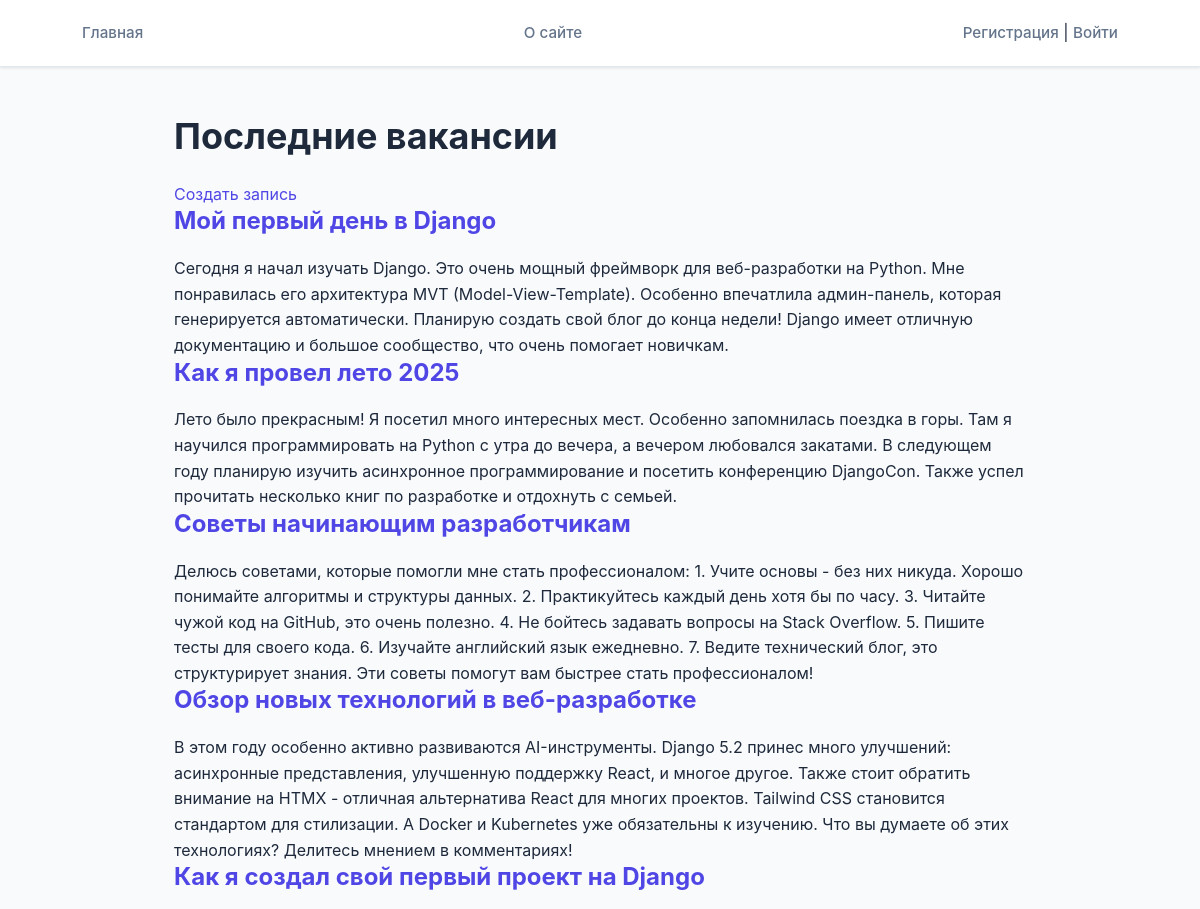
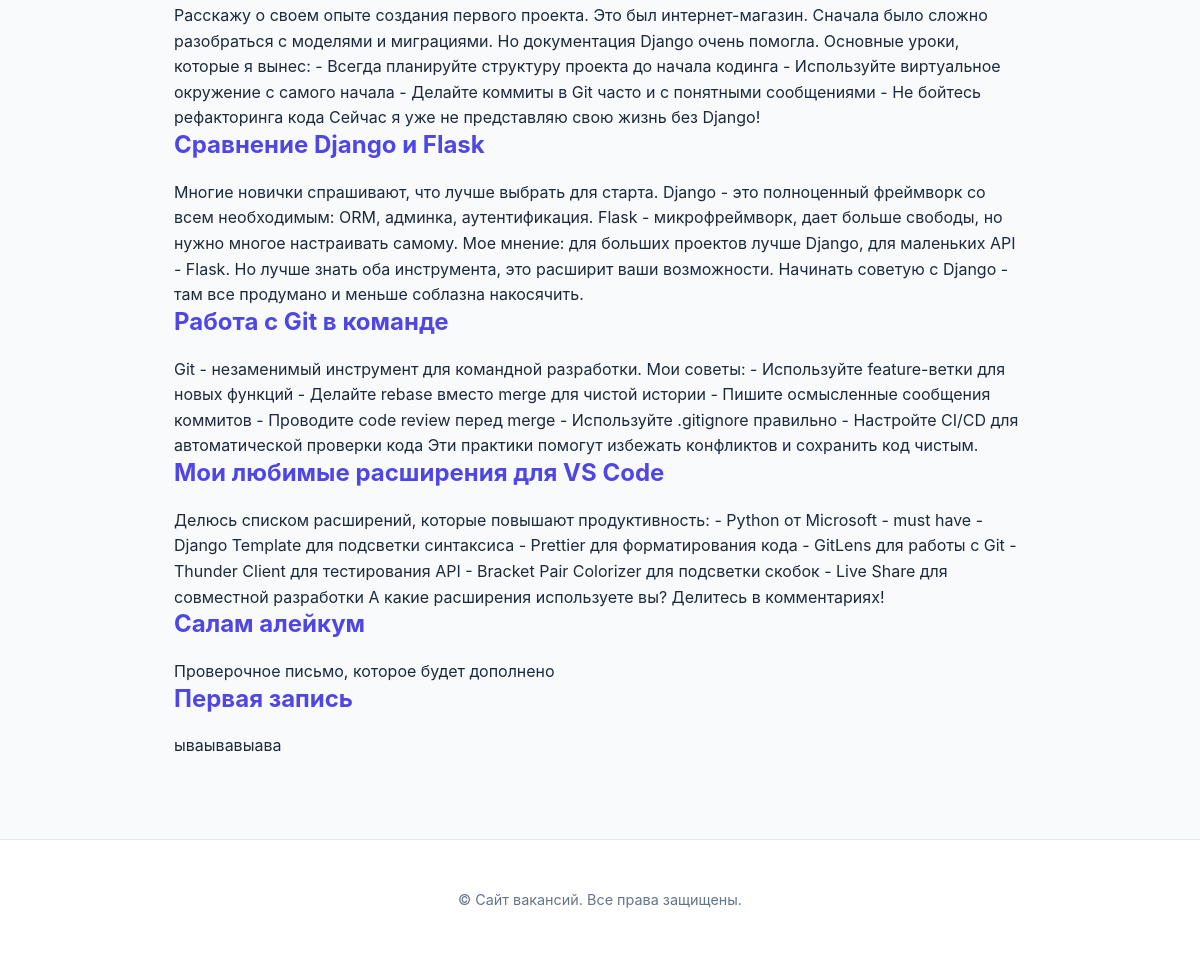
The page / on the database its author committed (2 pictures, top to bottom).
### core/models.py (models this page shows, shortened)
class Post(models.Model):
    class Status(models.IntegerChoices):
        DRAFT = 0, 'Черновик'
        PUBLISHED = 1, 'Опубликовано'
    title = models.CharField(max_length=200)
    content = models.TextField()
    status = models.IntegerField(choices=Status.choices, default=Status.DRAFT)
    author = models.ForeignKey("CustomUser", on_delete=models.CASCADE, related_name='posts')
    created_at = models.DateTimeField(auto_now_add=True)
    slug = models.SlugField(unique=True, blank=True)

### core/views.py (the view)
# urls.py: path("", views.PostListView.as_view(), name="home"),
class PostListView(ListView):
    model = Post
    template_name = "core/index.html"
    context_object_name = "posts"
    ordering = ["-created_at"]
    def get_queryset(self):
        return Post.objects.filter(status=Post.Status.PUBLISHED)

### core/context_processors.py (called while the page is built)
def header_context(request):
    menu = [
        {"title": "Главная", "url_name": "home"},
        {"title": "О сайте", "url_name": "about"},
    ]
    return {"menu": menu}

def this_year(request):
    return {"year": datetime.now().year}

### core/templates/core/index.html
{% extends "base.html" %}
{% block content %}
    <div>
        <h1>Последние вакансии</h1>
        <p><a href="{% url 'post_create' %}">Создать запись</a></p>
        <div class="posts">
            {% for post in posts %}
                <div class="post">
                    <h2><a href="{% url 'post_detail' post.pk %}">{{ post.title }}</a></h2>
                    <p>{{ post.content }}</p>
                </div>
            {% endfor %}
        </div>
    </div>
{% endblock content %}

### core/templates/core/base.html (shortened to what this page needs)
{% load static %}
<!DOCTYPE html>
<html lang="ru">
<head>
    <link rel="stylesheet" href="{% static 'core/css/style.css' %}">
</head>
<body>
    <header>
        <nav>
            {% for item in menu %}
                <a href="{% url item.url_name %}">{{ item.title }}</a>
            {% endfor %}
            {% if not user.is_authenticated %}
                <p><a href="{% url 'register' %}">Регистрация</a> | <a href="{% url 'login' %}">Войти</a></p>
            {% else %}
                <p><a href="{% url 'profile' %}">{{ user.username }}</a> |
                    <form method="post" action="{% url 'logout' %}">
                        {% csrf_token %}
                        <button type="submit">Выйти</button>
                    </form>
            {% endif %}
        </nav>
    </header>
    <main>
        {% block content %}
        {% endblock %}
    </main>
    <footer>
        <p>&copy; {{ current_year }} Сайт вакансий. Все права защищены.</p>
    </footer>
</body>
</html>

### core/static/core/css/style.css (style rules this page uses)
:root { --primary-color: #4f46e5; --primary-hover: #4338ca; --bg-color: #f8fafc; --card-bg: #ffffff; --text-main: #1e293b; --text-muted: #64748b; --border-color: #e2e8f0; --accent-gradient: linear-gradient(135deg, #6366f1 0%, #a855f7 100%); --shadow-sm: 0 1px 3px rgba(0,0,0,0.1); --shadow-md: 0 4px 6px -1px rgba(0,0,0,0.1), 0 2px 4px -1px rgba(0,0,0,0.06); --shadow-lg: 0 10px 15px -3px rgba(0,0,0,0.1); --radius-md: 12px; --radius-lg: 20px; }
* { margin: 0; padding: 0; box-sizing: border-box; }
body { font-family: 'Inter', 'Segoe UI', Roboto, Helvetica, Arial, sans-serif; background-color: var(--bg-color); min-height: 100vh; color: var(--text-main); line-height: 1.6; }
header { background: var(--card-bg); box-shadow: var(--shadow-sm); position: sticky; top: 0; z-index: 100; border-bottom: 1px solid var(--border-color); }
nav { max-width: 1100px; margin: 0 auto; padding: 1.25rem 2rem; display: flex; gap: 2rem; align-items: center; justify-content: space-between; flex-wrap: wrap; }
nav a { color: var(--text-muted); text-decoration: none; font-weight: 500; font-size: 0.95rem; transition: all 0.2s ease; }
main { max-width: 900px; margin: 3rem auto; padding: 0 1.5rem; }
h1, h2, h3 { color: var(--text-main); font-weight: 700; line-height: 1.2; }
h1 { font-size: 2.25rem; margin-bottom: 1.5rem; }
h2 { font-size: 1.5rem; margin-bottom: 1.25rem; }
a { color: var(--primary-color); text-decoration: none; transition: opacity 0.2s; }
footer { text-align: center; padding: 3rem 2rem; margin-top: 5rem; color: var(--text-muted); font-size: 0.9rem; border-top: 1px solid var(--border-color); background: var(--card-bg); }

### rows shown on the page
Post: title "Мой первый день в Django", content "Сегодня я начал изучать Django. Это очень мощный фреймворк для веб-разработки на Python. Мне понравилась его архитектура MVT (Model-View-Template). Особенно впечатлила админ-панель, которая генерируется автоматически. Планирую создать свой блог до конца недели! Django имеет отличную документацию и большое сообщество, что очень помогает новичкам."
Post: title "Как я провел лето 2025", content "Лето было прекрасным! Я посетил много интересных мест. Особенно запомнилась поездка в горы. Там я научился программировать на Python с утра до вечера, а вечером любовался закатами. В следующем году планирую изучить асинхронное программирование и посетить конференцию DjangoCon. Также успел прочитать несколько книг по разработке и отдохнуть с семьей."
Post: title "Советы начинающим разработчикам", content "Делюсь советами, которые помогли мне стать профессионалом: 1. Учите основы - без них никуда. Хорошо понимайте алгоритмы и структуры данных. 2. Практикуйтесь каждый день хотя бы по часу. 3. Читайте чужой код на GitHub, это очень полезно. 4. Не бойтесь задавать вопросы на Stack Overflow. 5. Пишите тесты для своего кода. 6. Изучайте английский язык ежедневно. 7. Ведите технический блог, это структурирует знания. Эти советы помогут вам быстрее стать профессионалом!"
Post: title "Обзор новых технологий в веб-разработке", content "В этом году особенно активно развиваются AI-инструменты. Django 5.2 принес много улучшений: асинхронные представления, улучшенную поддержку React, и многое другое. Также стоит обратить внимание на HTMX - отличная альтернатива React для многих проектов. Tailwind CSS становится стандартом для стилизации. А Docker и Kubernetes уже обязательны к изучению. Что вы думаете об этих технологиях? Делитесь мнением в комментариях!"
Post: title "Как я создал свой первый проект на Django", content "Расскажу о своем опыте создания первого проекта. Это был интернет-магазин. Сначала было сложно разобраться с моделями и миграциями. Но документация Django очень помогла. Основные уроки, которые я вынес: - Всегда планируйте структуру проекта до начала кодинга - Используйте виртуальное окружение с самого начала - Делайте коммиты в Git часто и с понятными сообщениями - Не бойтесь рефакторинга кода Сейчас я уже не представляю свою жизнь без Django!"
Post: title "Сравнение Django и Flask", content "Многие новички спрашивают, что лучше выбрать для старта. Django - это полноценный фреймворк со всем необходимым: ORM, админка, аутентификация. Flask - микрофреймворк, дает больше свободы, но нужно многое настраивать самому. Мое мнение: для больших проектов лучше Django, для маленьких API - Flask. Но лучше знать оба инструмента, это расширит ваши возможности. Начинать советую с Django - там все продумано и меньше соблазна накосячить."
Post: title "Работа с Git в команде", content "Git - незаменимый инструмент для командной разработки. Мои советы: - Используйте feature-ветки для новых функций - Делайте rebase вместо merge для чистой истории - Пишите осмысленные сообщения коммитов - Проводите code review перед merge - Используйте .gitignore правильно - Настройте CI/CD для автоматической проверки кода Эти практики помогут избежать конфликтов и сохранить код чистым."
Post: title "Мои любимые расширения для VS Code", content "Делюсь списком расширений, которые повышают продуктивность: - Python от Microsoft - must have - Django Template для подсветки синтаксиса - Prettier для форматирования кода - GitLens для работы с Git - Thunder Client для тестирования API - Bracket Pair Colorizer для подсветки скобок - Live Share для совместной разработки А какие расширения используете вы? Делитесь в комментариях!"
Post: title "Салам алейкум", content "Проверочное письмо, которое будет дополнено"
Post: title "Первая запись", content "ываывавыава"

### other values the page prints
{{ item.title }} "Главная" "О сайте"
